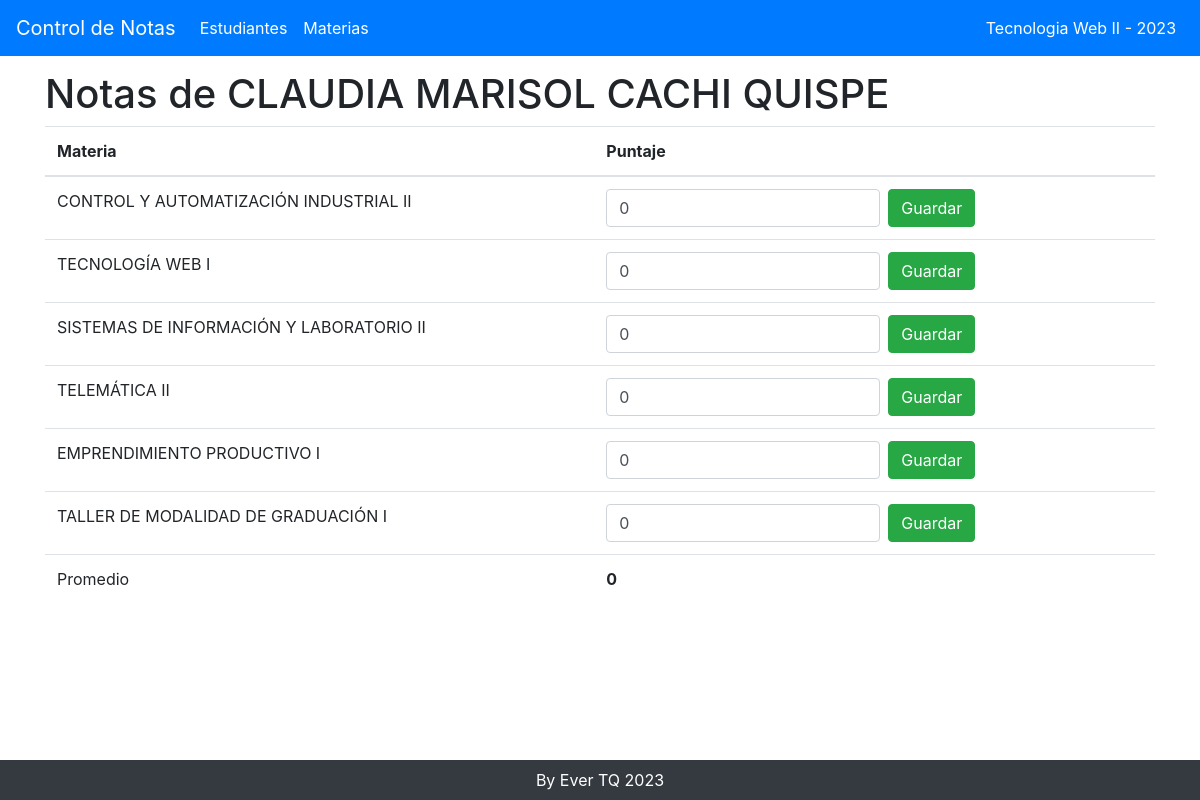
Page /notas_estudiante.php?id=2 on the committed database.
### tables this page shows
CREATE TABLE `estudiantes` (
  `id` bigint(20) UNSIGNED NOT NULL,
  `nombre` varchar(255) NOT NULL,
  `grupo` varchar(255) NOT NULL
);

CREATE TABLE `materias` (
  `id` bigint(20) UNSIGNED NOT NULL,
  `nombre` varchar(255) NOT NULL
);

### Estudiante.php (called while the page is built, shortened)
<?php
class Estudiante
{
public static function obtenerUno($id)
{
global $mysqli;
$sentencia = $mysqli->prepare("SELECT id, nombre, grupo FROM estudiantes WHERE id = ?");
$sentencia->bind_param("i", $id);
$sentencia->execute();
$resultado = $sentencia->get_result();
return $resultado->fetch_object();
}
}

### Materia.php (called while the page is built, shortened)
<?php
class Materia
{
public static function obtener()
{
global $mysqli;
$resultado = $mysqli->query("SELECT id, nombre FROM materias");
return $resultado->fetch_all(MYSQLI_ASSOC);
}
}

### Nota.php (called while the page is built, shortened)
<?php
class Nota
{
public static function obtenerDeEstudiante($idEstudiante)
{
global $mysqli;
$sentencia = $mysqli->prepare("SELECT id, id_estudiante, id_materia, puntaje FROM
notas_estudiantes_materias WHERE id_estudiante = ?");
$sentencia->bind_param("i", $idEstudiante);
$sentencia->execute();
$resultado = $sentencia->get_result();
return $resultado->fetch_all(MYSQLI_ASSOC);
}
public static function combinar($materias, $notas)
{
for ($x = 0; $x < count($materias); $x++) {
$materias[$x]["puntaje"] = self::obtenerCalificacion($notas, $materias[$x]["id"]);
}
return $materias;
}
private static function obtenerCalificacion($notas, $idMateria)
{
return 0;
}
}

### notas_estudiante.php (the view, shortened to what this page needs)
<?php
include_once "conexion.php";
include_once "encabezado.php";
include_once "Estudiante.php";
include_once "Materia.php";
include_once "Nota.php";
$estudiante = Estudiante::obtenerUno($_GET["id"]);
$materias = Materia::obtener();
$notas = Nota::obtenerDeEstudiante($estudiante->id);
$materiasConCalificacion = Nota::combinar($materias, $notas);
?>
<div class="row">
<div class="col-12">
<h1>Notas de <?php echo $estudiante->nombre ?></h1>
</div>
<div class="col-12 table-responsive">
<table class="table">
<thead>
<tr>
<th>Materia</th>
<th>Puntaje</th>
</tr>
</thead>
<tbody>
<?php
$sumatoria = 0;
foreach ($materiasConCalificacion as $materia) {
$sumatoria += $materia["puntaje"];
?>
<tr>
<td>
<?php echo $materia["nombre"] ?>
</td>
<td>
<form action="modificar_nota.php" method="POST" class="form-inline">
<input value="<?php echo $materia["puntaje"] ?>" required min="0"
name="puntaje" placeholder="Escriba la calificación" type="number" class="form-control">
<button class="btn btn-success mx-2">Guardar</button>
</form>
</td>
</tr>
<?php } ?>
</tbody>
<tfoot>
<tr>
<td>Promedio</td>
<td>
<strong>
<?php
$promedio = $sumatoria / count($materias);
echo $promedio;
?>
</strong>
</td>
</tr>
</tfoot>
</table>
</div>
</div>
<?php
include_once "pie.php";

### encabezado.php (style rules this page uses)
body { padding-top: 70px; padding-bottom: 70px; }

### rows in the picture
estudiantes: nombre "CLAUDIA MARISOL CACHI QUISPE"
materias: nombre "CONTROL Y AUTOMATIZACIÓN INDUSTRIAL II", puntaje "0"
materias: nombre "TECNOLOGÍA WEB I", puntaje "0"
materias: nombre "SISTEMAS DE INFORMACIÓN Y LABORATORIO II", puntaje "0"
materias: nombre "TELEMÁTICA II", puntaje "0"
materias: nombre "EMPRENDIMIENTO PRODUCTIVO I", puntaje "0"
materias: nombre "TALLER DE MODALIDAD DE GRADUACIÓN I", puntaje "0"

### other values in the picture
$promedio "0"
